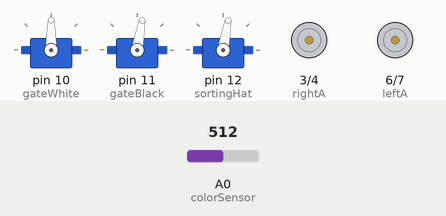
The sketch below on a simulated Arduino Uno, built with avr-gcc and run on an emulated ATmega328P. Parts: 3 × servo, motor-driver pin pairs drawn as motors (green arrow = first pin HIGH = forward, orange = second pin HIGH = backward, longer = more drive). The test bench sets the inputs (shaded band); at power-on: A0 (colorSensor) = 512. What the sketch prints to the serial monitor is not drawn.

Above: at 1.2 s.
1.3 s: A0 (colorSensor) set to 210
At 2.56 s:
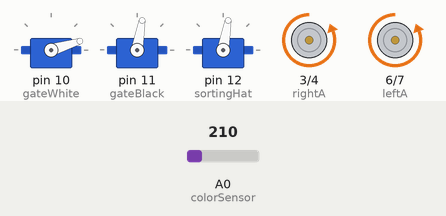
4.3 s: A0 (colorSensor) set to 194
At 6.41 s:
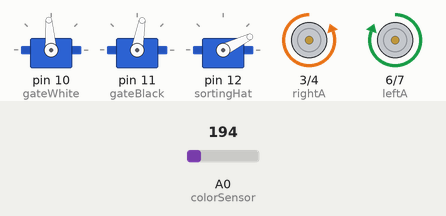
7.3 s: A0 (colorSensor) set to 306
At 7.38 s:
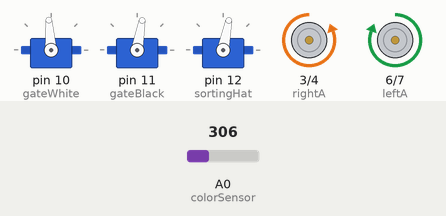
10.3 s: A0 (colorSensor) set to 20
At 13.2 s:
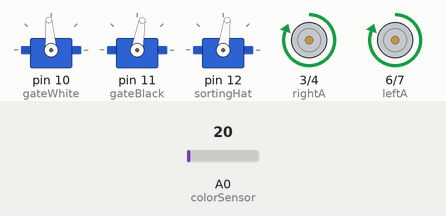
13.3 s: A0 (colorSensor) set to 122
16.3 s: A0 (colorSensor) set to 34
19.3 s: A0 (colorSensor) set to 28
Timing chart, 0 to 26.6 s (numbered marks = the images above; inputs shaded):
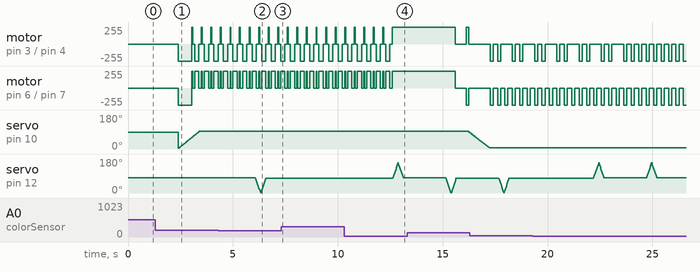

Measured:
- the behaviour switches between 201 and 200 on A0 (colorSensor) (found by bisection; images 1 and 2)
- after the input at 7.3 s, servo on pin 12 (sortingHat): stops changing and stays 79°
- after the input at 10.3 s, servo on pin 12 (sortingHat): rises from 79° to 159° in 0.24 s, then falls to 82° in 0.25 s
- by itself, motor on pin 6 (leftA) / pin 7 (leftB): alternates backward 255/255 for 0.15 s and stopped for 0.21 s
- by itself, motor on pin 3 (rightA) / pin 4 (rightB): repeats every 1.1 s: stopped 0.20 s, backward 255/255 0.15 s, stopped 0.57 s, backward 255/255 0.15 s

The sketch:

Milestone_Final.ino
```cpp
/*
  Alex Stein and Megan Keeler
  Mechatronics Milestone 5
  Matthew Stein

  This program uses three Finite State Machines: Sorting, Driving, and Dumping. This is done using millis, so a lot of the code is
  meant for setting start times and checking what state something is in.
  Sorter: Detects color and sorts between black, white, and no ball
  Driving: Moves the robot around the playing feild in a set order
  Dumping: When it gets a dump command from the Driver, lifts or lowers one of the two gates to dump balls or reset gate

*/

#include <Servo.h>

Servo sortingHat; //Pin 12
Servo gateBlack; //Pin 10
Servo gateWhite; //Pin 11

//Motor Wire Constants(things that won't be changing)
const int leftA =  6;      // Left Motor A pin
const int leftB =  7;      // Left Motor B pin
const int rightA =  3;      // Right Motor A pin
const int rightB =  4;      // Right Motor B pin

//Motor State Variables
int motorState=31; //Controls the plan for the robot to follow
unsigned long startTime=0; //When a state begins
long wiggleTimer=0; //when the wiggle begins
int numberOfWiggles=0; //counts how many wiggles have happened
long beepBeepTimer=0;
int beepBeeps=0;
long wallSpinLeftTimer=0;
int numberOfSpinLefts=0;
long wallSpinRightTimer=0;
int numberOfSpinRights=0;

//Sorting Hat Variables
const int colorSensor = A0;
long avgRead =0; //Average reading from color sensor
int numOfReads=4; //How many reads color sensor will take before determining a ball color
int currentReads=1; //What read it is currently on
unsigned long readingInterval=500; //Time interval between reads
unsigned long startReadTime=0; //Millis purposes

//Sorting Hat Turning Variables
const int sortingCenter=80; // Center position for the sorter
boolean blackBallSensed=false;//black ball is being moved to black dumpster
boolean whiteBallSensed=false;//white ball is being moved to white dumpster
unsigned long servoTurnInterval = 250;//milliseconds it takes to rotate 90 degrees
unsigned long startTurnTime=0; //start of when ball starts turning

//Dumpster Switches
const int whiteCenter =90; //Center position of white servo
const int blackCenter =80; //Center position of black servo
boolean dumpingWhiteBalls = false; //White gate is currently going down
boolean dumpingBlackBalls = false; //Black gate is currently going down
boolean liftingWhiteBalls = false; //White gate is currently going up
boolean liftingBlackBalls = false; //Black gate is currently going up
unsigned long servoDumpInterval = 1000; //Time it takes to dump or lift
unsigned long servoLiftInterval = 1000;
unsigned long startDumpingTime=0; //start time for dumping
unsigned long startLiftingTime=0; //start time for lifting
int pos=0;


void setup() {
  // set the digital pin as output:
  pinMode(leftA, OUTPUT);
  pinMode(leftB, OUTPUT);
  pinMode(rightA, OUTPUT);
  pinMode(rightB, OUTPUT);

  pinMode (colorSensor, INPUT);
  Serial.begin(9600);

  gateWhite.attach(10);// attaches the servo on pin 11 to the White Gate Servo
  gateBlack.attach(11);// attaches the servo on pin 10 to the Black Gate Servo
  sortingHat.attach(12);// attaches the servo on pin 12 to the Sorting Hat Servo
  sortingHat.write(sortingCenter); //moves servo to center pos
  gateWhite.write(whiteCenter); //moves servo to center pos
  gateBlack.write(blackCenter);//moves servo to center pos


  changeMotorState(); //Start movement
}

void loop() {
  Sorting();
  Moving();
  Dumping();
  Serial.print(analogRead(colorSensor));
  Serial.print(", ");
  Serial.println(currentReads);

}
```

GateFunctions.ino
```cpp
//DUMPSTER FUNCTIONS
void Dumping(){
  if(dumpingWhiteBalls==true)
  {dumpWhiteBalls(millis()-startDumpingTime);} //Dump white balls
  else if(liftingWhiteBalls==true)
  {liftWhiteBalls(millis()-startLiftingTime);} //Lift white gate

  if (dumpingBlackBalls==true)
  {dumpBlackBalls(millis()-startDumpingTime);} //Dump black balls
  else if(liftingBlackBalls==true)
  {liftBlackBalls(millis()-startLiftingTime);} //Lift black gate
}

void dumpBalls(int s){
  if(s==1)//Dump White
  {
    dumpingWhiteBalls=true;
    startDumpingTime=millis(); //Set start time
  }
  else if(s==2)
  {
    liftingWhiteBalls=true;
    startLiftingTime=millis();
  }
  else if(s==3) //Dump Black
  {
    dumpingBlackBalls=true;
    startDumpingTime=millis(); //Set start time
  }
  else if(s==4) //Lift Black
  {
    liftingBlackBalls=true;
    startLiftingTime=millis(); //Set start time
  }
}

//WHITE
void dumpWhiteBalls(long i){
  if(i<servoDumpInterval) // goes from 90 degrees to 0 degrees
  {
    gateWhite.write(whiteCenter-i*(whiteCenter-5)/servoDumpInterval);   // tell servo to go to position by time divided by time interval
  }
  else
  {
    dumpingWhiteBalls=false; //No longer dumping
  }
}

void liftWhiteBalls(long i){
  if(i<servoLiftInterval) // goes from 0 to 90 degrees
  {
    gateWhite.write(5+i*whiteCenter/servoLiftInterval);  // tell servo to go to position by time divided by time interval
  }
  else
  {
    liftingWhiteBalls=false; //No longer lifting
  }
}

//BLACK
void dumpBlackBalls(long i){
  if(i<servoDumpInterval) // goes from 90 degrees to 190 degrees
  {
    gateBlack.write(blackCenter+i*(180-blackCenter-15)/servoDumpInterval);  // tell servo to go to position by time divided by time interval
  }
  else
  {
    dumpingBlackBalls=false; //No longer dumping
  }
}

void liftBlackBalls(long i) // goes from 190 degrees to 90 degrees
{
  if(i<servoLiftInterval)
  {
    pos =(180-15)-i*blackCenter/servoLiftInterval;
    gateBlack.write(pos);  // tell servo to go to position by time divided by time interval
    //Serial.println(pos);
  }
  else
  {
    liftingBlackBalls=false; //No longer lifting
  }
}
```

MotorControlFunctions.ino
```cpp
//Alex Stein and Megan Keeler
//Set Motor control functions for robot.
//Motor control functions...do not change!!
void platformStop() //Stop robot
{
  leftStop();
  rightStop();
}
void platformBackward () //Robot moves backwards
{
  leftBackward();
  rightBackward();
}
void platformSpinRight(){ //Robot turns to the right
  leftForward();
  rightBackward();
}
void platformSpinLeft(){ //Robot turns to the left
  leftBackward();
  rightForward();
}
void platformForward(){ //Robot goes forward
  leftForward();
  rightForward();
}

//Individual Wheel Functions
//Left Wheel
void leftBackward()
{
      digitalWrite(leftA, LOW);
      digitalWrite(leftB, HIGH);
}

void leftStop()
{
      digitalWrite(leftA, LOW);
      digitalWrite(leftB, LOW);
}

void leftForward()
{
      digitalWrite (leftA, HIGH);
      digitalWrite (leftB, LOW);
}

//Right Wheel
void rightBackward()
{
      digitalWrite(rightA, LOW);
      digitalWrite(rightB, HIGH);
}

void rightStop()
{
      digitalWrite(rightA, LOW);
      digitalWrite(rightB, LOW);
}

void rightForward()
{
      digitalWrite (rightA, HIGH);
      digitalWrite (rightB, LOW);
}
```

MovingFunctions.ino
```cpp
//MOVING FUNCTION
void Moving(){ //Linear order of the Robot Steps. Place to change timing for each direction.
  switch(motorState){
    case 0://Spin Right
      checkTimeOut(millis(),300); break;
    case 1://Stop
      checkTimeOut(millis(),500); break;
    case 2://Go Forward
      checkTimeOut(millis(),1100); break;
    case 3://Stop
      checkTimeOut(millis(),500); break;
    case 4://Turn Left
      checkTimeOut(millis(),350); break;
    case 5://Stop
      checkTimeOut(millis(),500); break;
    case 6://Forward
      checkTimeOut(millis(),3000); break;
    case 7://Stop
      checkTimeOut(millis(),200); break;
    case 8://Spin Right
      checkTimeOut(millis(),70); break;
    case 9://Stop, Lower Gate
      checkTimeOut(millis(),1000); break;
    case 10://Backward
      if(beepBeeps<30)
      {
        beepBeep();
      }
      else //Changes to next Motor State
      {
        beepBeeps=0;//Reset Beeps
        checkTimeOut(millis(),0);
      }
      break;
    case 11://Stop, Lift Arm
      checkTimeOut(millis(),1000); break;
    case 12://Continue Backwards
      checkTimeOut(millis(),2000); break;
    case 13://Stop
      checkTimeOut(millis(),250); break;
    case 14://Quick Forward
      checkTimeOut(millis(),200); break;
    case 15://Stop
      checkTimeOut(millis(),500); break;
    case 16://Spin Right
      checkTimeOut(millis(),1500); break;
    case 17://Stop
      checkTimeOut(millis(),1000); break;
    case 18://Forward
      checkTimeOut(millis(),3000); break;
    case 19://Stop
      checkTimeOut(millis(),1000); break;
    case 20: //Wiggly
      if(numberOfWiggles<50)
      {
        wiggleTime1();
      }
      else //Change to next Motor State
      {
        numberOfWiggles=0;//Reset Wiggles
        checkTimeOut(millis(),0);
      }
      break;
    case 21://Dump Black Balls
      checkTimeOut(millis(),2000); break;
    case 22://Back up for Running Start
      checkTimeOut(millis(),300); break;
    case 23://Forward to slam
      checkTimeOut(millis(),2000); break;
    case 24://Backwards
      checkTimeOut(millis(),1000); break;
    case 25://Stop
      checkTimeOut(millis(),500); break;
    case 26:
      if(numberOfSpinLefts<23)
      {
        wallSpinLeft();
      }
      else //Change to next Motor State
      {
        numberOfSpinLefts=0;//Reset Wiggles
        checkTimeOut(millis(),0);
      }
      break;
    case 27://Forward to White Base
      checkTimeOut(millis(),5000); break;
    case 28://Stop, Lower White Gate
      checkTimeOut(millis(),3000); break;
    case 29://Back up for Running Start
      checkTimeOut(millis(),300); break;
    case 30://Forward to Slam
      checkTimeOut(millis(),700); break;
    case 31://Stop
      checkTimeOut(millis(),2400); break;
    case 32://Backup
      checkTimeOut(millis(),600); break;
    case 33://Spin Right
      if(numberOfSpinRights<22)
      {
        wallSpinRight();
      }
      else //Change to next Motor State
      {
        numberOfSpinRights=0;//Reset Wiggles
        checkTimeOut(millis(),0);
      }
      break;
    case 34://Forward
      checkTimeOut(millis(),3000); break;
    case 35://Stop
      checkTimeOut(millis(),500); break;
    case 36://Spin Left
      checkTimeOut(millis(),120); break;
    case 37://Stop. Lower Gate
      checkTimeOut(millis(),1000); break;
    case 38://BeepBeep
      if(beepBeeps<20)
      {
        beepBeep2();
      }
      else if (beepBeeps<35)
      {
        beepBeep();
      }
      else //Changes to next Motor State
      {
        beepBeeps=0;//Reset Beeps
        checkTimeOut(millis(),0);
      }
      break;
    case 39://Raise Arm
      checkTimeOut(millis(),800); break;
    case 40://Back Up
      checkTimeOut(millis(),2000); break;
    case 41://Stop
      checkTimeOut(millis(),250); break;
    case 42://Quick Forward
      checkTimeOut(millis(),200); break;
    case 43://Stop
      checkTimeOut(millis(),500); break;
    case 44://Spin Left
      checkTimeOut(millis(),1400); break;
    case 45://Stop
      checkTimeOut(millis(),1000); break;
    case 46://Forward
      checkTimeOut(millis(),3000); break;
    case 47://Stop
      checkTimeOut(millis(),1000); break;
    case 48: //Wiggly
      if(numberOfWiggles<35)
      {
        wiggleTime2();
      }
      else //Change to next Motor State
      {
        numberOfWiggles=0;//Reset Wiggles
        checkTimeOut(millis(),0);
      }
      break;
    case 49://Stop
      checkTimeOut(millis(),2000); break;
    case 50://Back up for Running Start
      checkTimeOut(millis(),300); break;
    case 51://Forward to slam
      checkTimeOut(millis(),1000); break;
    case 52://Stop
      checkTimeOut(millis(),500); break;
    case 53://Backwards
      checkTimeOut(millis(),1000); break;
    case 54://Stop
      checkTimeOut(millis(),500); break;
    case 55:
      if(numberOfSpinRights<35)
      {
        wallSpinRight();
      }
      else //Change to next Motor State
      {
        numberOfSpinRights=0;//Reset Wiggles
        checkTimeOut(millis(),0);
      }
      break;
    case 56://Forward to Black Base
      checkTimeOut(millis(),5000); break;
    case 57://Stop, Lower Black Gate
      checkTimeOut(millis(),3000); break;
    case 58://Back up for Running Start
      checkTimeOut(millis(),300); break;
    case 59://Forward to Slam
      checkTimeOut(millis(),700); break;
    case 60://Stop
      checkTimeOut(millis(),5000); break;


  }
}

void changeMotorState(){//Used to Change motorState. This setup is used so program isnt constantly calling motorControlFunctions. Should reflect actions in Moving().
  switch(motorState){
    case 0: platformSpinRight();break;
    case 1: platformStop();break;
    case 2: platformForward();break;
    case 3: platformStop();break;
    case 4: platformSpinLeft();break;
    case 5: platformStop();break;
    case 6: platformForward();break;
    case 7: platformStop(); break;
    case 8: platformSpinRight(); break;
    case 9: platformStop(); dumpBalls(3); break; //Lower Black Gate
    case 10: break; //Beep Beep
    case 11: platformStop(); dumpBalls(4); break; //Lift Black Gate
    case 12: platformBackward();break;
    case 13: platformStop(); break;
    case 14: platformForward();break;
    case 15: platformStop(); break;
    case 16: platformSpinRight(); break;
    case 17: platformStop(); break;
    case 18: platformForward(); break;
    case 19: platformStop(); dumpBalls(3);break;//Dump Black Balls
    case 20: break; //ITS WIGGLE TIME!!!
    case 21: platformStop(); break;
    case 22: platformBackward(); break;
    case 23: platformForward(); break;
    case 24: platformBackward(); dumpBalls(4); break;
    case 25: platformStop(); break;
    case 26: break; //Spin Left
    case 27: platformForward(); break;
    case 28: platformStop(); dumpBalls(1);break;
    case 29: platformBackward(); break;
    case 30: platformForward();break;
    case 31: platformStop(); break;
    case 32: platformBackward();dumpBalls(2);break;
    case 33: break;//Spin Right
    case 34: platformForward(); break;
    case 35: platformStop(); break;
    case 36: platformSpinLeft(); break;
    case 37: platformStop();dumpBalls(1); break;
    case 38: break; // Beep Beep
    case 39: platformStop(); dumpBalls(2); break;
    case 40: platformBackward(); break;
    case 41: platformStop(); break;
    case 42: platformForward(); break;
    case 43: platformStop(); break;
    case 44: platformSpinLeft(); break;
    case 45: platformStop(); break;
    case 46: platformForward(); break;
    case 47: platformStop(); dumpBalls(1); break;
    case 48: break; //SECOND WIGGLE TIME!!!
    case 49: platformStop(); break;
    case 50: platformBackward(); break;
    case 51: platformForward(); break;
    case 52: platformStop(); break;
    case 53: platformBackward(); dumpBalls(2); break;
    case 54: platformStop(); break;
    case 55: break; //Spin Right
    case 56: platformForward(); break;
    case 57: platformStop(); dumpBalls(3); break;
    case 58: platformBackward(); break;
    case 59: platformForward(); break;
    case 60: platformStop(); break;
    case 61: motorState=58; break;

  }
}

void checkTimeOut(unsigned long currentTime,unsigned long interval){
  if(currentTime-startTime>interval) //checks to see if it has passed the time interval
  {
    motorState++;
    Serial.println(motorState);
    changeMotorState(); //changes movement
    startTime=millis(); //resets timer
  }
}

void wiggleTime1() //Wiggle to shake balls up in ball pen (this one goes more to the right
{
  if(millis()-wiggleTimer<250) //Spin left (more than right)
  {
    platformSpinLeft();
  }
  else if(millis()-wiggleTimer<300) //Stop
  {
    platformBackward();
  }
  else if(millis()-wiggleTimer<500) //Go right
  {
    platformSpinRight();
  }
  else if(millis()-wiggleTimer<550) //Stop
  {
    platformForward();
  }
   else if(millis()-wiggleTimer<1000) //Stop
  {
    platformStop();
  }
  else
  {
    wiggleTimer=millis(); //Reset
    numberOfWiggles++; //Count a wiggle
  }
}

void wiggleTime2() //Wiggle to shake balls up in ball pen
{
  if(millis()-wiggleTimer<250) //Go right (more than left)
  {
    platformSpinRight();
  }
  else if(millis()-wiggleTimer<300) //Stop
  {
    platformBackward();
  }
  else if(millis()-wiggleTimer<550) //Go left
  {
    platformSpinLeft();
  }
  else if(millis()-wiggleTimer<650) //Stop
  {
    platformForward();
  }
   else if(millis()-wiggleTimer<1000) //Stop
  {
    platformStop();
  }
  else
  {
    wiggleTimer=millis(); //Reset
    numberOfWiggles++; //Count a wiggle
  }
}

void beepBeep() //Backs up in intervals
{
  if(millis()-beepBeepTimer<150) //Go backwards
  {
    leftBackward();
    rightBackward();
  }
  else if(millis()-beepBeepTimer<350) //Stop
  {
    platformStop();
  }
  else
  {
    //Serial.println("BeeP");
    beepBeepTimer=millis(); //Reset
    beepBeeps++; //Count a beep
  }
}
void beepBeep2() //Backs up in intervals
{
  if(beepBeeps%3==0)
  {
    if(millis()-beepBeepTimer<150) //Go backwards
    {
      leftBackward();
      rightStop();
    }
    else if(millis()-beepBeepTimer<350) //Stop
    {
      platformStop();
    }
    else
    {
      //Serial.println("BeeP");
      beepBeepTimer=millis(); //Reset
      beepBeeps++; //Count a beep
    }
  }
  else
  {
    if(millis()-beepBeepTimer<150) //Go backwards
    {
      leftBackward();
      rightBackward();
    }
    else if(millis()-beepBeepTimer<350) //Stop
    {
      platformStop();
    }
    else
    {
      //Serial.println("BeeP");
      beepBeepTimer=millis(); //Reset
      beepBeeps++; //Count a beep
    }
  }
}

void wallSpinLeft() //Wiggle to shake balls up in ball pen
{
  if(millis()-wallSpinLeftTimer<50) //Go forward
  {
    platformForward();
  }
  else if(millis()-wallSpinLeftTimer<150) //Stop
  {
    platformStop();
  }
  else if(millis()-wallSpinLeftTimer<350) //Spin
  {
    platformSpinLeft();
  }
  else if(millis()-wallSpinLeftTimer<450) //Stop
  {
    platformStop();
  }
  else
  {
    wallSpinLeftTimer=millis(); //Reset
    numberOfSpinLefts++; //Count a wiggle
  }
}

void wallSpinRight() //Wiggle to shake balls up in ball pen
{
  if(millis()-wallSpinRightTimer<50) //Go forward
  {
    platformForward();
  }
  else if(millis()-wallSpinRightTimer<150) //Stop
  {
    platformStop();
  }
  else if(millis()-wallSpinRightTimer<350) //Spin
  {
    platformSpinRight();
  }
  else if(millis()-wallSpinRightTimer<450) //Stop
  {
    platformStop();
  }
  else
  {
    wallSpinRightTimer=millis(); //Reset
    numberOfSpinRights++; //Count a wiggle
  }
}
```

Source omitted: SortingFunctions.ino (3299 bytes)
